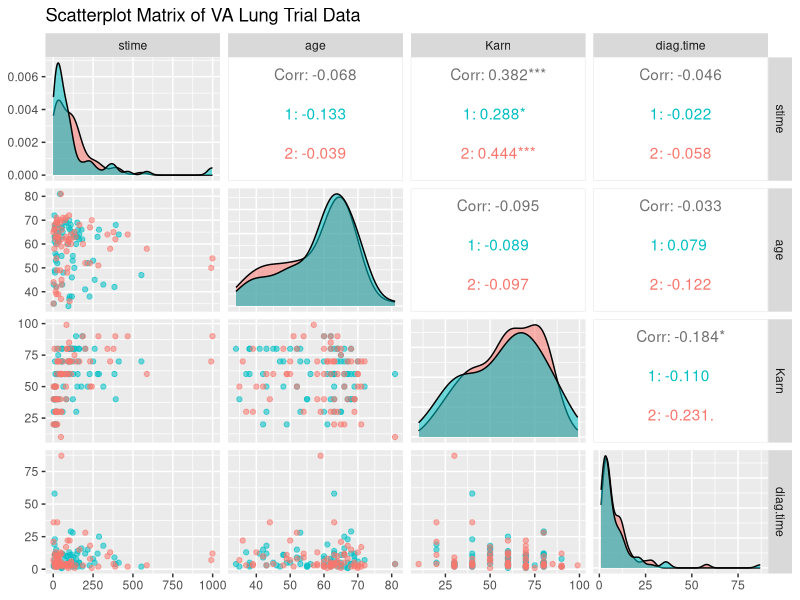
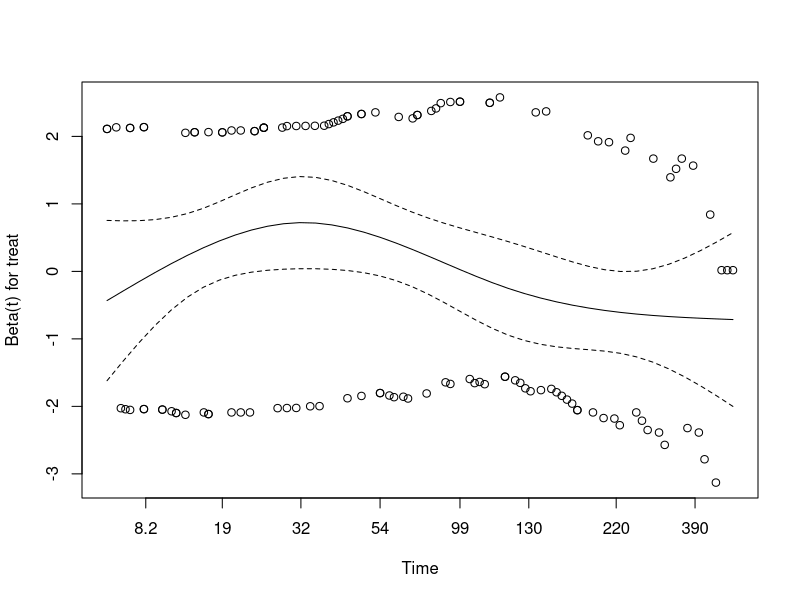
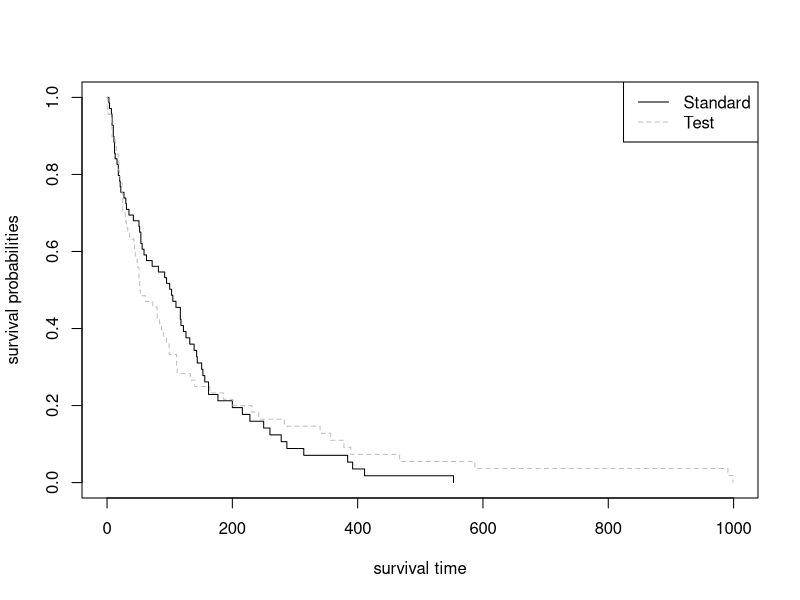
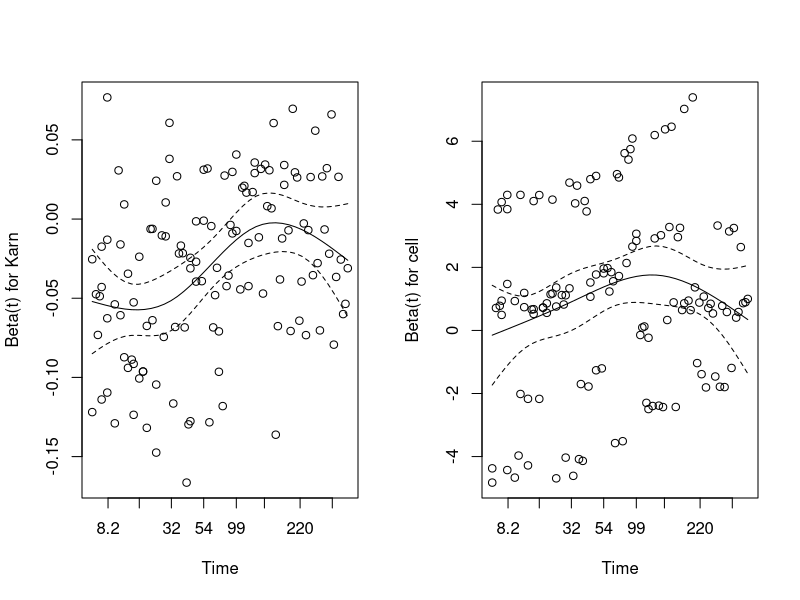

Source code (R) for these figures, in order:
## ---- chunk 1
# loading packages 
library(tidyverse)
library(knitr)
library(ggthemes)
library(ggrepel)
library(dslabs)
library(MASS)
library(GGally)
## ---- chunk 2
# Load Data
data(VA)
#look at first few rows
kable(head(VA, 3), caption = "Sample Rows from VA Lung Trial Data")

summary_stats <- summary(VA[, c("stime", "status", "age", "Karn", "diag.time")])

#Convert summary statistics to a table
kable(summary_stats, caption = "Summary Statistics for VA Lung Trial Data")

#second prop summary
summary_stats2 <- summary(VA[, c("status", "treat", "cell", "prior")])

#Convert summary statistics to a table
kable(summary_stats2, caption = "Summary Count Statistics for VA Lung Trial Data")
## ---- chunk 3
#Create a scatter plot matrix using the GGally package
va_subset <- VA[, c("stime", "age", "Karn", "diag.time", "treat")]

ggpairs(va_subset, title = "Scatterplot Matrix of VA Lung Trial Data", 
        columns = c("stime", "age", "Karn", "diag.time"), ggplot2::aes(color = treat),
        lower = list(continuous = "points", combo = "dot_no_facet", mapping = ggplot2::aes(color=treat, alpha = 0.8)),
        diag = list(continuous = wrap("densityDiag"), mapping = ggplot2::aes(color = treat, alpha = 0.1))) +
  scale_color_manual(values = c("#00BFC4", "#F8766D"))
## ---- chunk 4
# Import Survival package with Cox proportional-hazard model
library(survival)

# Fit model with treatment only
cox.unimod <- coxph(Surv(stime, status) ~ treat, data=VA)

summary(cox.unimod)
## ---- chunk 5
# Using cox.zph() to test for proportional-hazards assumption
cox.zph(cox.unimod)
## ---- chunk 6
# Plotting graphs of Schoenfield residuals vs time
plot(cox.zph(cox.unimod))
## ---- chunk 7
# Plotting graph of Kaplan-Meier curve
# Notice how Test treatment is less effective in the beginning but better at the end.
kmfit = survfit(Surv(stime, status) ~ treat, data=VA)

plot(kmfit, lty = c("solid", "dashed"), col=c("black","grey"),
xlab="survival time",ylab="survival probabilities")
legend("topright", c("Standard","Test"), lty=c("solid","dashed"),
col=c("black","grey"))
## ---- chunk 8
# Fit model with all variables.
# stime and status are the output values
cox.mod <- coxph(Surv(stime, status) ~ treat + age + Karn + diag.time + cell + prior, data=VA)

# Concordance Index or Harrel's C (model evaluation: higher is better. 50% is equivalent to guessing.)

# Likelihood ratio useful comparing nested models
summary(cox.mod)
## ---- chunk 9
# Can we drop age, diag.time, and prior
cox.mod2 <- coxph(Surv(stime, status) ~ treat + Karn + cell, data=VA)

summary(cox.mod2)
## ---- chunk 10
# Using anova with Likelihood ratio test
anova(cox.mod2, cox.mod, test="LRT")

## ---- chunk 11
# Can we also remove treat from the model
cox.mod3 <- coxph(Surv(stime, status) ~ Karn + cell, data=VA)

summary(cox.mod3)

# Using anova with Likelihood ratio test
anova(cox.mod3, cox.mod2, test="LRT")
## ---- chunk 12
summary(cox.mod3)
## ---- chunk 13
# Using cox.zph() to test for proportional-hazards assumption
cox.zph(cox.mod3)
## ---- chunk 14
# Plotting graphs of Schoenfield residuals vs time
par(mfrow=c(1,2))
plot(cox.zph(cox.mod3))
